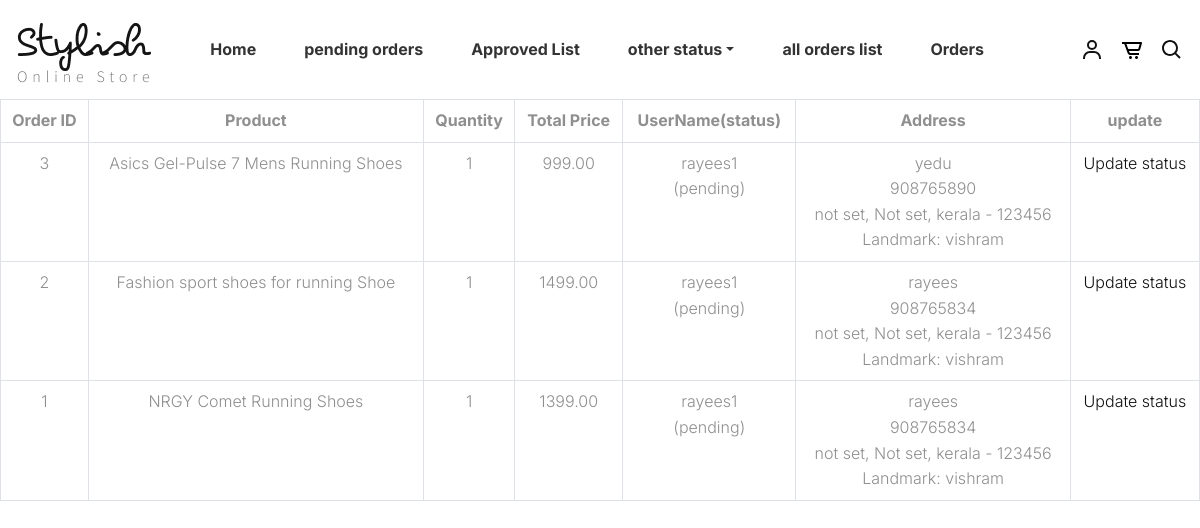
/allorderslist/, run on an earlier commit of the app's database.
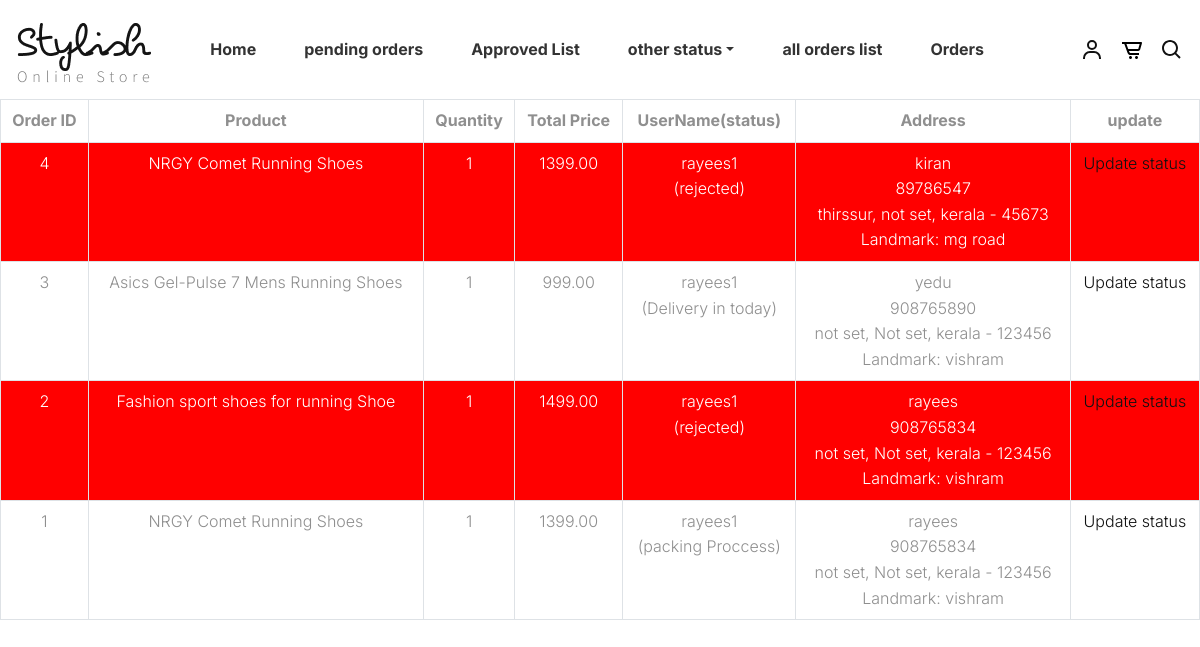
And on a later commit of the database.
### shop/models.py (models this page shows)
class Product_Purchase(models.Model):
    ADDRESS = models.ForeignKey(Address,on_delete=models.CASCADE)
    PRODUCT = models.ForeignKey(Product,on_delete=models.CASCADE)
    purchase_date = models.DateTimeField(auto_now_add=True)
    quantity = models.IntegerField(default=1)
    total_price = models.DecimalField(max_digits=10, decimal_places=2)
    status = models.CharField(max_length=50, default='Pending')

class Product(models.Model):
    name = models.CharField(max_length=200)
    price = models.DecimalField(max_digits=10, decimal_places=2)
    description = models.TextField()
    image = models.ImageField(upload_to='products/')
    stock = models.IntegerField()
    created_at = models.DateTimeField(auto_now_add=True)

### accounts/models.py (models this page shows)
class Address(models.Model):
    User = models.ForeignKey(User,on_delete=models.CASCADE)
    full_name = models.CharField(max_length=200)
    phone = models.CharField(max_length=15)
    pincode = models.CharField(max_length=10)
    locality = models.CharField(max_length=200)
    address = models.TextField()
    city = models.CharField(max_length=100)
    state = models.CharField(max_length=100)
    landmark = models.CharField(max_length=200, blank=True, null=True)

### admininterface/views.py (the view)
# urls.py: path('allorderslist/',admin.allorderslist,name='allorderslist'),
def allorderslist(request):
    orders = Product_Purchase.objects.all().order_by('-purchase_date')
    return render(request,'allorderslist.html',{'orders':orders})

### templates/allorderslist.html
{% extends 'admin.html' %}
{% block content%}
<table class="table table-bordered text-center">
    <thead>
        <tr>
            <th>Order ID</th>
            <th>Product</th>
            <th>Quantity</th>
            <th>Total Price</th>
            <th>UserName(status)</th>
            <th>Address</th>
            <th>update</th>
        </tr>
    </thead>
    <tbody >
        {% for order in orders %}
        <tr>
            <td {%if order.status == 'rejected' %} style="background-color:red; color:white"{%endif%}>{{ order.id }}</td>
            <td {%if order.status == 'rejected' %} style="background-color:red; color:white"{%endif%}>{{ order.PRODUCT.name }}</td>
            <td {%if order.status == 'rejected' %} style="background-color:red; color:white"{%endif%}>{{ order.quantity }}</td>
            <td {%if order.status == 'rejected' %} style="background-color:red; color:white"{%endif%}>{{ order.total_price }}</td>
            <td {%if order.status == 'rejected' %} style="background-color:red; color:white"{%endif%}>{{ order.ADDRESS.User.username }}<br>({{ order.status}})</td>
            <td {%if order.status == 'rejected' %} style="background-color:red; color:white"{%endif%}>
                {{ order.ADDRESS.full_name }}<br>
                {{ order.ADDRESS.phone }}<br>
                {{ order.ADDRESS.address }}, {{ order.ADDRESS.city }}, {{ order.ADDRESS.state }} - {{ order.ADDRESS.pincode }}<br>
                Landmark: {{ order.ADDRESS.landmark }}
            </td >
            <td {%if order.status == 'rejected' %} style="background-color:red; color:white"{%endif%}> <a href="{% url 'updatestatus' order.id %}">Update status</a></td>
        </tr>
        {% endfor %}
    </tbody>
</table>
{% endblock %}

What changed in the data, as far as the page shows it:
added Product_Purchase: id "4", PRODUCT.name "NRGY Comet Running Shoes", quantity "1", total_price "1399.00", ADDRESS.User.username "rayees1", status "rejected", ADDRESS.full_name "kiran", ADDRESS.phone "89786547", ADDRESS.address "thirssur", ADDRESS.city "not set", ADDRESS.state "kerala", ADDRESS.pincode "45673", ADDRESS.landmark "mg road"
changed Product_Purchase "Asics Gel-Pulse 7 Mens Running Shoes": status "pending" → "Delivery in today"
changed Product_Purchase "Fashion sport shoes for running Shoe": status "pending" → "rejected"
changed Product_Purchase id 1: status "pending" → "packing Proccess"
